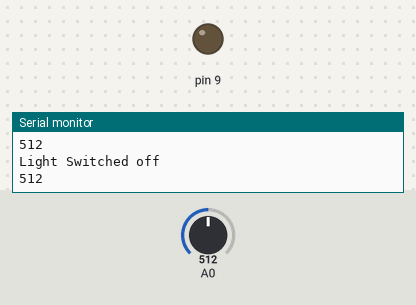
The sketch below on a simulated Arduino Uno, built with avr-gcc and run on an emulated ATmega328P. On the bench: output pins drawn as LEDs (lit = HIGH), the last lines printed to the serial monitor. The test bench sets the inputs (shaded band); at power-on: A0 = 512.

Above: at 3.8 s.
3.9 s: A0 set to 260
8.2 s: A0 set to 244
At 10.6 s:
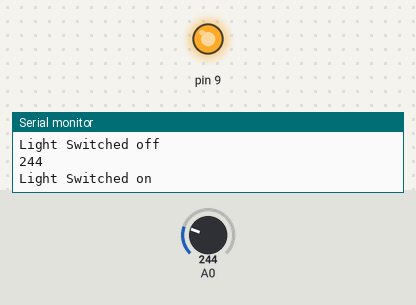
12.1 s: A0 set to 306
At 16.5 s:
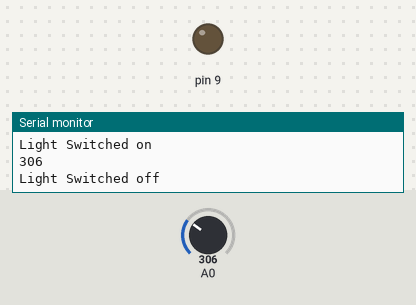
17.5 s: A0 set to 240
At 19.9 s:
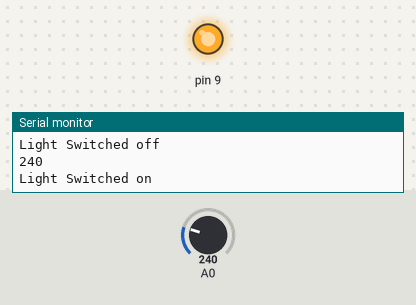
Timing chart, 0 to 21.4 s (numbered marks = the images above; inputs shaded):
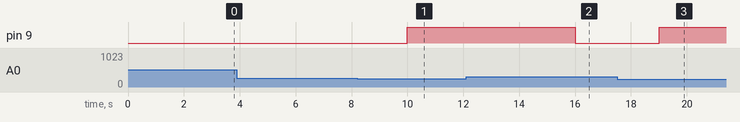

Measured:
- the behaviour switches between 251 and 250 on A0 (found by bisection; images 0 and 1)
- after the input at 8.2 s, pin 9: LOW → HIGH after 1.8 s
- after the input at 12.1 s, pin 9: HIGH → LOW after 3.9 s
- after the input at 17.5 s, pin 9: LOW → HIGH after 1.5 s

The sketch:

Light_Intensity.ino
```cpp
int n;
void setup() {
  // put your setup code here, to run once:
  pinMode(A0,INPUT);
  pinMode(9,OUTPUT);
  Serial.begin(9600);
}

void loop() {
  // put your main code here, to run repeatedly:
  n=analogRead(A0);
  Serial.println(n);
  delay(1000);
  if(n>250){
    digitalWrite(9,LOW);
    Serial.println("Light Switched off");
  }
  else
  {
    digitalWrite(9,HIGH);
    Serial.println("Light Switched on");
  }
  delay(2000);
}
```
